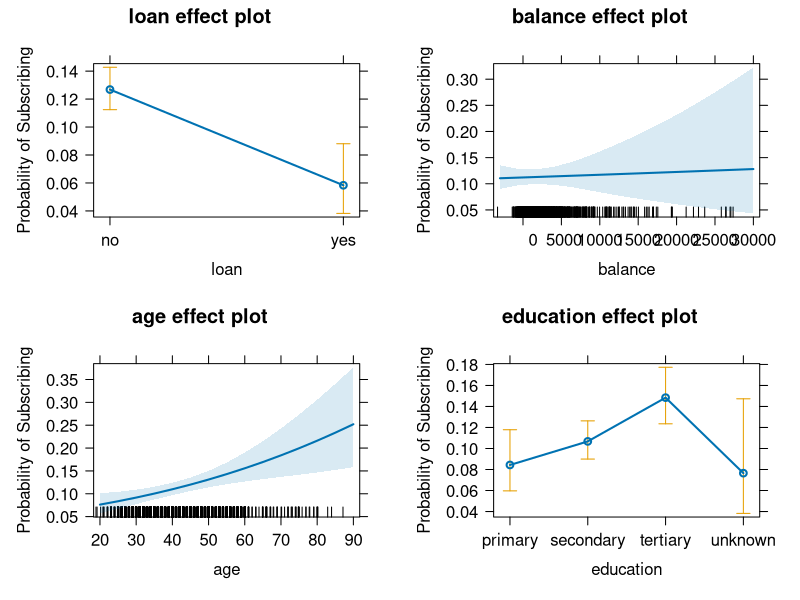
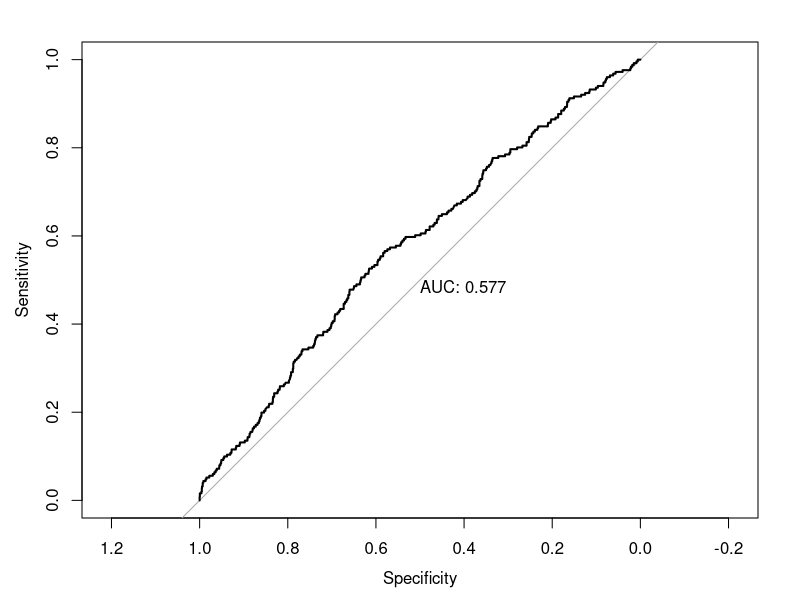
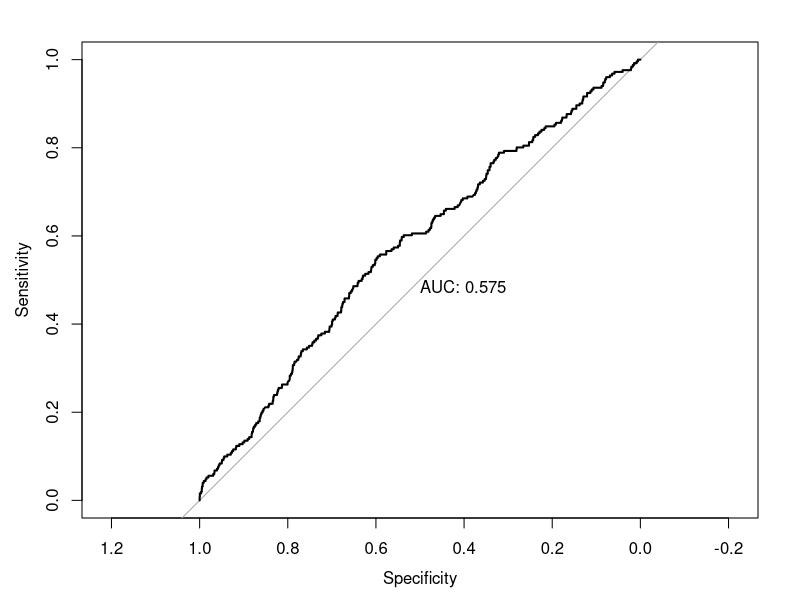
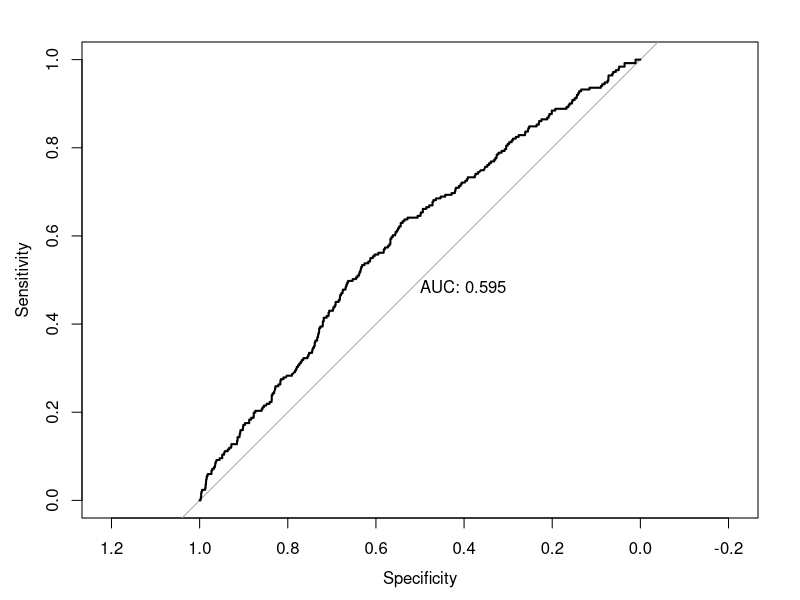

Source code (R) for these figures, in order:
## ---- chunk 1
knitr::opts_chunk$set(echo = TRUE)
## ---- chunk 2
bankDeposit <- read.csv("bank-deposit.csv")
head(bankDeposit)
## ---- chunk 3
summary(bankDeposit)
## ---- chunk 4
bankDeposit$loan <- factor(bankDeposit$loan)
bankDeposit$education <- factor(bankDeposit$education)
bankDeposit$subscribed <- factor(bankDeposit$subscribed)
summary(bankDeposit)
## ---- chunk 5
set.seed(123)
id <- sample(x = nrow(bankDeposit), size = nrow(bankDeposit) / 2)
bankDeposit.train <- bankDeposit[id, ]
bankDeposit.test <- bankDeposit[-id, ]
## ---- chunk 6
glm.fit <- glm(subscribed ~ loan + balance + age + education, data = bankDeposit.train, family = binomial)
summary(glm.fit)
## ---- chunk 7
library(effects)
plot(allEffects(glm.fit), ylab = "Probability of Subscribing", 
     rescale.axis = FALSE)
## ---- chunk 8
glm.probs <- predict(glm.fit, newdata = bankDeposit.test, type = "response")
## ---- chunk 9
library(pROC)
glm.roc <- roc(bankDeposit.test$subscribed ~ glm.probs, 
               plot = TRUE, 
               print.auc = TRUE)
coords(glm.roc, x = "best", ret = "all")
## ---- chunk 10
library(MASS)
lda.fit <- lda(subscribed ~ loan + balance + age + education, 
               data = bankDeposit.train)
lda.fit
## ---- chunk 11
lda.preds <- predict(lda.fit, newdata = bankDeposit.test)
## ---- chunk 12
lda.roc <- roc(bankDeposit.test$subscribed ~ lda.preds$posterior[, 2], 
               plot = TRUE, 
               print.auc = TRUE)
coords(lda.roc, x = "best", ret = "all")
## ---- chunk 13
library(MASS)
qda.fit <- qda(subscribed ~ loan + balance + age + education, 
               data = bankDeposit.train)
qda.fit
## ---- chunk 14
qda.preds <- predict(qda.fit, newdata = bankDeposit.test)
table(preds = qda.preds$class, true = bankDeposit.test$subscribed)
qda.roc <- roc(bankDeposit.test$subscribed ~ qda.preds$posterior[, 2], 
               plot = TRUE, 
               print.auc = TRUE)
coords(qda.roc, x = "best", ret = "all")
## ---- chunk 15
predict(
  lda.fit,
  newdata = data.frame(
    loan = "no",
    balance = 2000,
    age = 60,
    education = "tertiary"
  )
)$posterior
predict(
  lda.fit,
  newdata = data.frame(
    loan = "no",
    balance = 5000,
    age = 60,
    education = "tertiary"
  )
)$posterior
predict(
  lda.fit,
  newdata = data.frame(
    loan = "no",
    balance = 2000,
    age = 30,
    education = "tertiary"
  )
)$posterior
predict(
  lda.fit,
  newdata = data.frame(
    loan = "no",
    balance = 2000,
    age = 60,
    education = "primary"
  )
)$posterior
predict(
  lda.fit,
  newdata = data.frame(
    loan = "yes",
    balance = 2000,
    age = 60,
    education = "primary"
  )
)$posterior
predict(
  lda.fit,
  newdata = data.frame(
    loan = "no",
    balance = 2000,
    age = 30,
    education = "primary"
  )
)$posterior
predict(
  lda.fit,
  newdata = data.frame(
    loan = "no",
    balance = 500,
    age = 30,
    education = "primary"
  )
)$posterior
